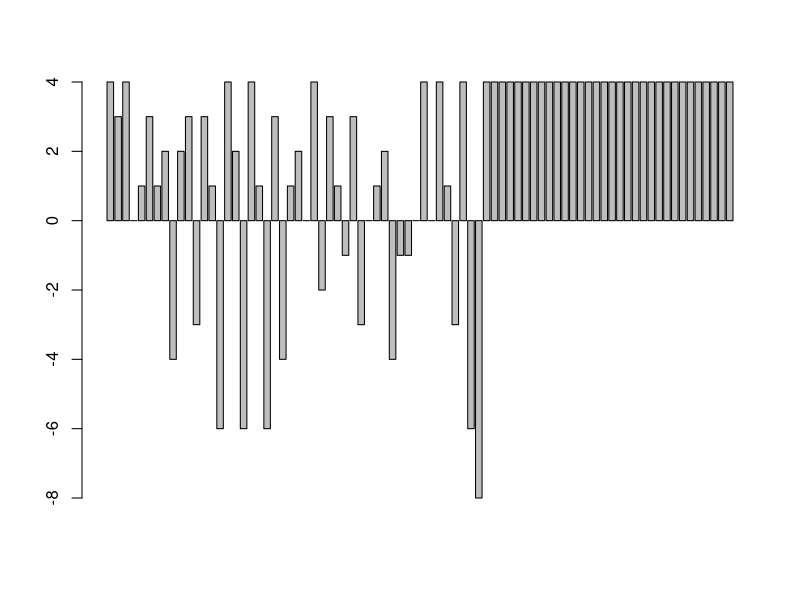

R code for this plot:
### 1D lattice after christen1991 paper
### open boundary conditions and conservative perturbation

### functions:

perform_avalanches <- function(lattice){
  while (any((lattice > z_crit))) {
    tmp_lattice  <- rep(0L, lattice_size)    # auxilliary lattice for calculation of avalanche effects
    
    for(i in 1:lattice_size){ # skip first entry because of bound. cond.
      
      if(lattice[i] > z_crit){
        if(i != lattice_size){
          tmp_lattice[i] <- tmp_lattice[i] - 2
          tmp_lattice[i+1] <- tmp_lattice[i+1] + 1
        }
        else {
          tmp_lattice[i] <- tmp_lattice[i] - 1
        }
        
        if(i != 1){
          tmp_lattice[i-1] <- tmp_lattice[i-1] + 1     
        }
        
      }}
    ## add the tmp_lattice to lattice in order to update the lattice
    lattice <- lattice + tmp_lattice
  }
  return (lattice)
}
  
#### algorithm  
lattice_size <- 80
lattice <- rep(0L, lattice_size)  # main lattice; will contain the z-values
time_steps <- 10000
z_crit <- 4

  
  
  


for(t in 1:time_steps){
  ## loop until all z<=z_crit  
  ## fill the aux. tmp_lattice conditional on z_crit
  print("timestep")
  print(t)
  
  lattice <- perform_avalanches(lattice)
    
  ## randomly perturb system via conservative perturbation
  x_rand <- sample(1:lattice_size, 1) 
  
  lattice[x_rand] <- lattice[x_rand] + 1
  if(x_rand > 1){
    lattice[x_rand - 1] <- lattice[x_rand - 1] - 1
  }
  
  
  #barplot(lattice)
  #Sys.sleep(1)
  
  ## final avalance relaxation
  if(t == time_steps){
    lattice <- perform_avalanches(lattice)
  }
}



## PLOTS
barplot(lattice)
lattice

